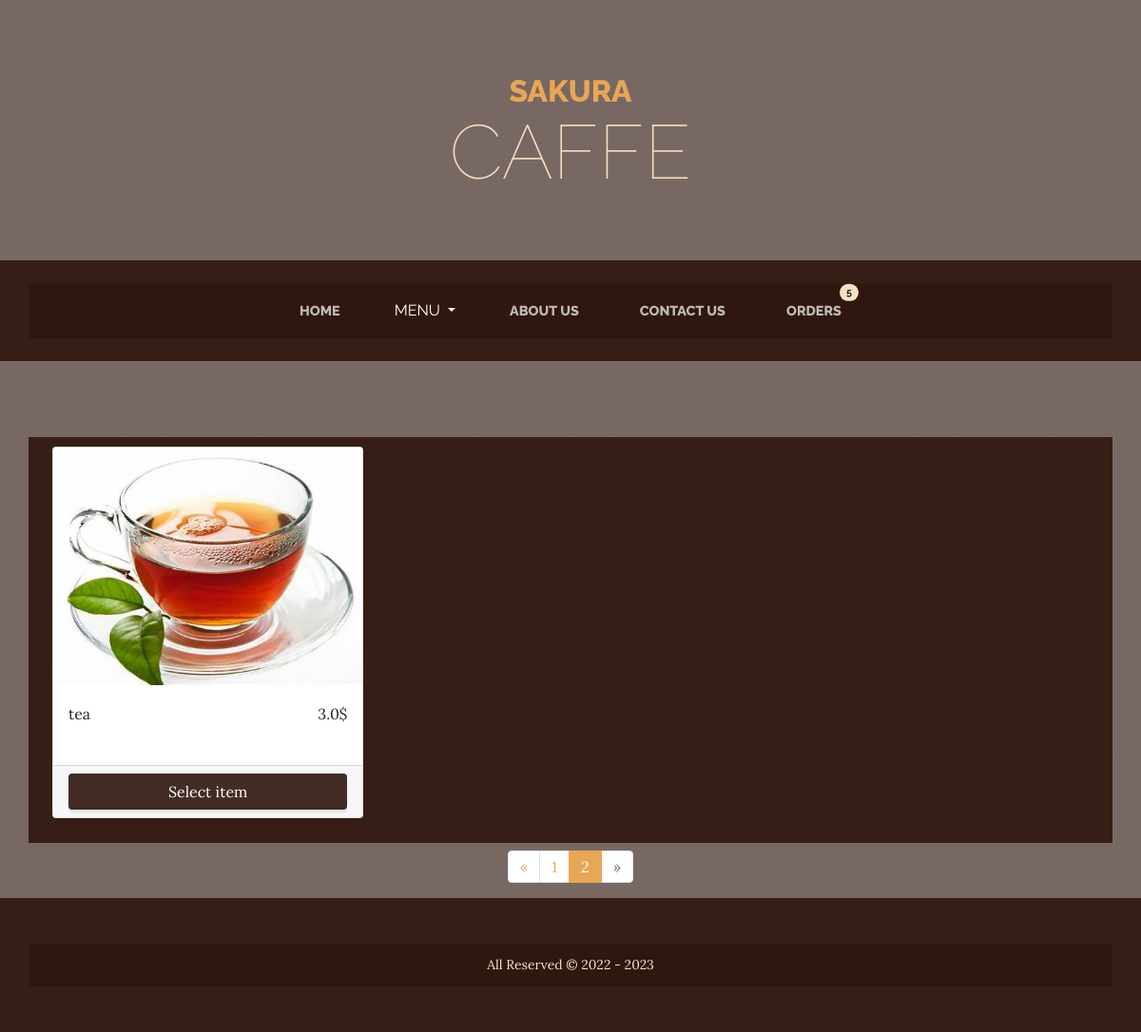
Screenshot of /menu/hot-drinks?page=2 with the database file from the repository.
### menu/models.py (models this page shows, shortened)
class Item(models.Model):
    category = models.ForeignKey(Category, on_delete=models.CASCADE)
    image = models.ImageField(upload_to='media/images/items/')
    name = models.CharField(max_length=150)
    description = models.TextField()
    price = models.FloatField()
    available = models.BooleanField(default=True)
    created_at = models.DateTimeField(auto_now_add=True)
    updated_at = models.DateTimeField(auto_now=True)
    def __str__(self) -> str:
        return f"{self.name} - {self.updated_at}"

### menu/views.py (the view)
# urls.py: path('menu/<slug:category>', views.ItemsListView.as_view(), name="item_list"),
class ItemsListView(ListView):
    template_name = 'menu/item_list.html'
    model = Item
    context_object_name = "item_list"
    def get_queryset(self):
        category = Category.objects.get(slug=self.kwargs["category"])
        return Item.objects.filter(category=category)
    def get_context_data(self, **kwargs):
        context = super().get_context_data(**kwargs)
        context['categories'] = Category.objects.all()
        context['category'] = Category.objects.get(slug=self.kwargs['category'])
        page_number = self.request.GET.get('page') or 1
        print(context['item_list'])
        paginator = Paginator(context['item_list'], 3)
        try:
            page_obj = paginator.page(page_number)
        except EmptyPage:
            page_obj = paginator.page(1)
        context['item_list'] = page_obj.object_list
        context['page_obj'] = page_obj
        return context

### menu/models.py (called while the page is built)
    def __str__(self):
        return self.name

### menu/templates/menu/item_list.html (shortened to what this page needs)
{% extends 'base.html' %}
{% load static %}
{% block content %}
    <section class="page-section items-heading mb-2">
        <div class="container">
            <div id="list-item" class="row card-deck ">
                {% for item in item_list %}
                    <div class="col-lg-4 col-md-6 col-sm-4 mb-3">
                        <div class="card ">
                            <a href="{% url 'item_detail' item.category.slug item.id %}" class=" d-inline-block ">
                                <img class="card-img-top" src="{{ item.image.url }}" alt="product"/>
                            </a>
                            <div class="card-body">
                                <div class="card-title d-flex justify-content-between align-content-center"><p>
                                    {{ item.name }}</p>
                                    <p>{{ item.price }}$</p></div>
                            </div>
                            <div class="card-footer">
                                <button type="button" data-id="{{ item.id }}" class="btn btn-submit select-item w-100">
                                    Select item
                                </button>
                            </div>
                        </div>
                    </div>
                {% endfor %}
            </div>
        </div>
    </section>
{% endblock %}
{% block pagination %}
    <nav aria-label="Page navigation">
        <ul class="pagination justify-content-center">
            {% if page_obj.has_previous %}
                <li class="page-item">
                    <a class="page-link" href="?page={{ page_obj.previous_page_number }}" aria-label="Previous">
                        <span aria-hidden="true">&laquo;</span>
                    </a>
                </li>
            {% else %}
                <li class="page-item disabled">
                    <span class="page-link" aria-hidden="true">&laquo;</span>
                </li>
            {% endif %}
            {% for i in page_obj.paginator.page_range %}
                {% if page_obj.number == i %}
                    <li class="page-item active">
                        <span class="page-link">{{ i }} <span class="sr-only">(current)</span></span>
                    </li>
                {% elif i > page_obj.number|add:'-3' and i < page_obj.number|add:'3' %}
                    <li class="page-item"><a class="page-link" href="?page={{ i }}">{{ i }}</a></li>
                {% endif %}
            {% endfor %}
            {% if page_obj.has_next %}
                <li class="page-item">
                    <a class="page-link" href="?page={{ page_obj.next_page_number }}" aria-label="Next">
                        <span aria-hidden="true">&raquo;</span>
                    </a>
                </li>
            {% else %}
                <li class="page-item disabled">
                    <span class="page-link" aria-hidden="true">&raquo;</span>
                </li>
            {% endif %}
        </ul>
    </nav>
{% endblock %}

### menu/static/menu/css/custom.css (style rules this page uses)
:root { --main-color: rgba(47, 23, 15, 0.9) }
.container { background-color: var(--main-color); padding: 10px; }
.btn-submit { background-color: var(--main-color); color: #fff; }
.card-img-top { object-fit: cover; height: 250px; }

### rows the page displays
Item: image (picture), name "tea", price "3.0"

### other values shown
{{ i }} "1"
{{ i }} "2"
